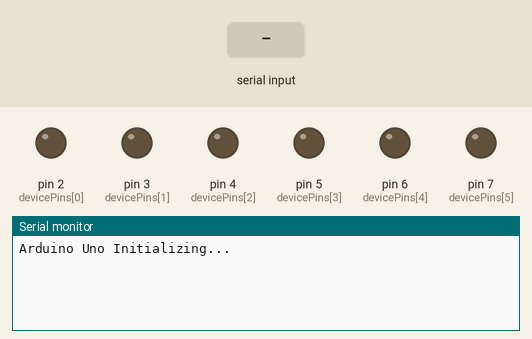
Simulated run of this sketch. Board: Arduino Uno, built with avr-gcc and run on an emulated ATmega328P. Shown: output pins drawn as LEDs (lit = HIGH), the last lines printed to the serial monitor. The test bench sets the inputs (shaded band).

Above: at 1.2 s.
1.3 s: "SET 1\n" received over the second serial link
At 1.7 s:
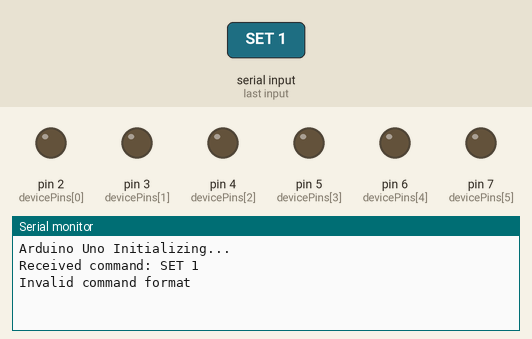
2.8 s: "STATUS 1\n" received over the second serial link
At 4.0 s:
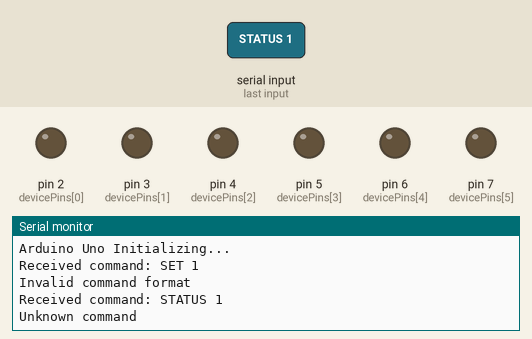
4.3 s: "SET\n" received over the second serial link
At 5.1 s:
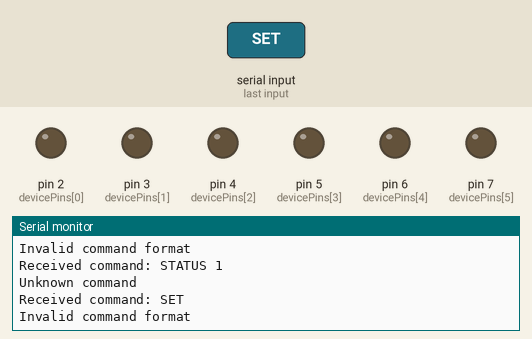

Measured:
- after the input at 1.3 s, the serial monitor: prints a new line at once (image 1)
- after the input at 2.8 s, the serial monitor: prints a new line at once (image 2)
- after the input at 4.3 s, the serial monitor: prints a new line at once (image 3)

The sketch:

uno_switch_dashboard.ino
```cpp
#include <SoftwareSerial.h>

// Define SoftwareSerial pins (e.g., Rx = 8, Tx = 9)
SoftwareSerial mySerial(8, 9); // RX, TX

// Device pins
const int devicePins[] = {2, 3, 4, 5, 6, 7};
const int numDevices = sizeof(devicePins) / sizeof(devicePins[0]);

void setup() {
  Serial.begin(9600); // For debugging
  mySerial.begin(9600);  // Communication with ESP8266
  Serial.println("Arduino Uno Initializing...");

  // Initialize device pins
  for (int i = 0; i < numDevices; i++) {
    pinMode(devicePins[i], OUTPUT);
    digitalWrite(devicePins[i], LOW);
  }
}

void loop() {
  if (mySerial.available()) {
    String command = mySerial.readStringUntil('\n');
    command.trim();
    Serial.println("Received command: " + command);
    executeCommand(command);
  }
}

// Function to execute received commands
void executeCommand(String command) {
  if (command.startsWith("SET")) {
    int firstSpace = command.indexOf(' ');
    int secondSpace = command.indexOf(' ', firstSpace + 1);
    if (firstSpace == -1 || secondSpace == -1) {
      Serial.println("Invalid command format");
      return;
    }

    int pin = command.substring(firstSpace + 1, secondSpace).toInt();
    int state = command.substring(secondSpace + 1).toInt();

    // Validate pin
    bool validPin = false;
    for (int i = 0; i < numDevices; i++) {
      if (devicePins[i] == pin) {
        validPin = true;
        break;
      }
    }

    if (!validPin) {
      Serial.println("Invalid pin: " + String(pin));
      return;
    }

    // Validate state
    if (state != 0 && state != 1) {
      Serial.println("Invalid state: " + String(state));
      return;
    }

    digitalWrite(pin, state == 1 ? HIGH : LOW);
    Serial.println("Set pin " + String(pin) + " to " + (state == 1 ? "HIGH" : "LOW"));
  } else if (command == "STATUS") {
    // Report the status of all device pins
    String status = "STATUS";
    for (int i = 0; i < numDevices; i++) {
      int pinState = digitalRead(devicePins[i]);
      status += " " + String(devicePins[i]) + ":" + String(pinState);
    }
    mySerial.println(status);
    Serial.println("Sent status: " + status);
  } else {
    Serial.println("Unknown command");
  }
}
```
